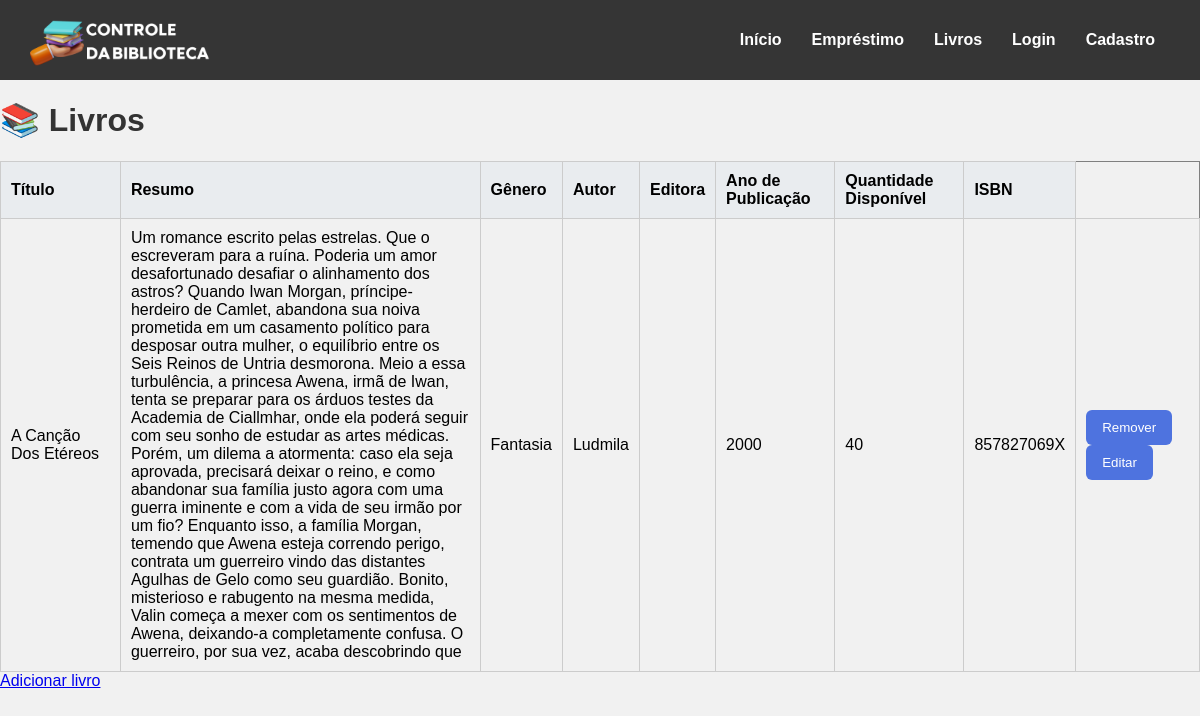
The page /livros (signed in) on the database as committed earlier.
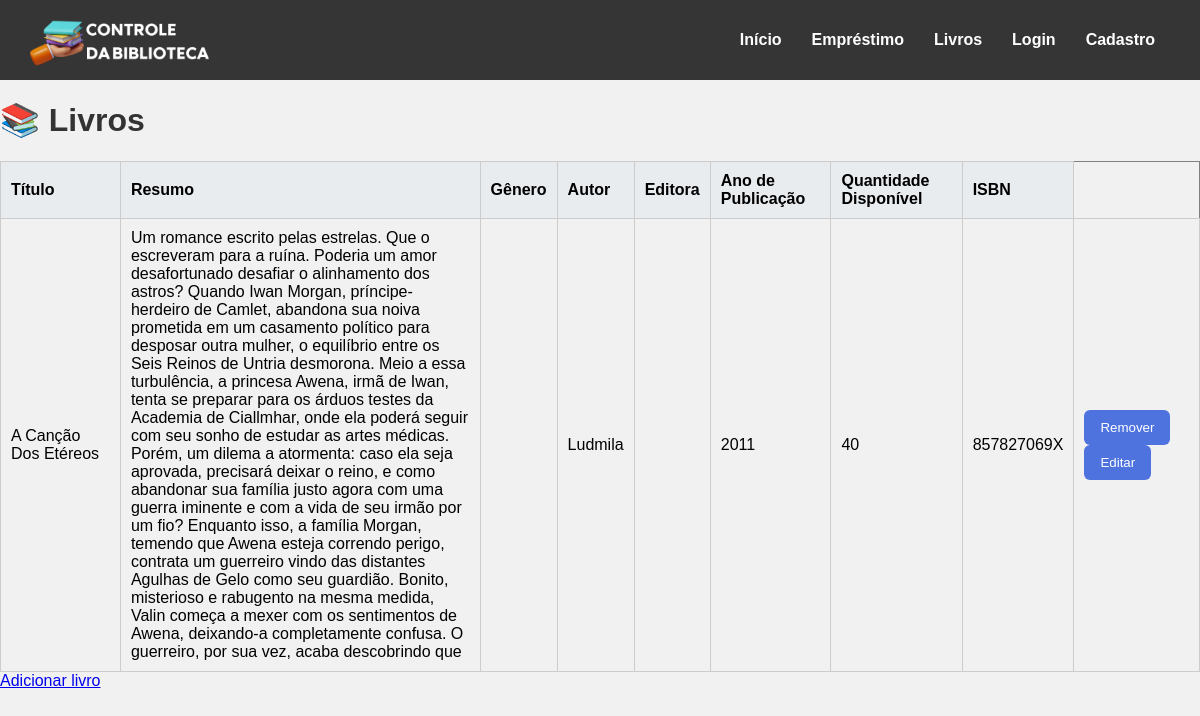
The same page on the database as committed later.
### tables this page shows
CREATE TABLE livros (
    id_livro INTEGER PRIMARY KEY AUTOINCREMENT,
    autor_id INTEGER NOT NULL,
    titulo VARCHAR(255) NOT NULL,
    isbn VARCHAR(13) NOT NULL,
    ano_publicacao INTEGER NOT NULL,
    genero_id INTEGER NOT NULL,
    editora_id INTEGER NOT NULL,
    quantidade_disponivel INTEGER NOT NULL,
    resumo TEXT,
    FOREIGN KEY (autor_id) REFERENCES autores(id_autor) ON DELETE RESTRICT,
    FOREIGN KEY (genero_id) REFERENCES generos(id_genero) ON DELETE CASCADE,
    FOREIGN KEY (editora_id) REFERENCES editoras(id_editora)
);

CREATE TABLE generos (
    id_genero INTEGER PRIMARY KEY AUTOINCREMENT,
    nome_genero VARCHAR(255) NOT NULL
);

CREATE TABLE autores (
    id_autor INTEGER PRIMARY KEY AUTOINCREMENT,
    nome_autor VARCHAR(255) NOT NULL,
    nacionalidade VARCHAR(255),
    data_nascimento DATE,
    biografia TEXT
);

### app.py (the view)
@app.route('/livros', methods=["GET", "POST"])
@login_required
def livros():
    conexao = obter_conexao()
    sql = """SELECT livros.id_livro, livros.titulo, autores.nome_autor AS autor,
    generos.nome_genero AS genero, editoras.nome_editora AS editora,
    livros.isbn, livros.ano_publicacao,
    livros.quantidade_disponivel, livros.resumo
    FROM livros LEFT JOIN autores ON livros.autor_id = autores.id_autor
    LEFT JOIN generos ON livros.genero_id = generos.id_genero
    LEFT JOIN editoras ON livros.editora_id = editoras.id_editora
    ORDER BY livros.titulo
    """
    livros = conexao.execute(sql).fetchall()
    conexao.close()
    return render_template('livros.html', livros=livros)

### app.py (called while the page is built)
@login_manager.user_loader
def load_user(user_id):
    return User.achar_email(user_id)

@app.before_request
def carregar_mensagens_trigger():
    if request.endpoint in ('static', 'login'):
        return
    conexao = obter_conexao()
    mensagens = conexao.execute("""
        SELECT id_log, mensagem
        FROM log_triggers
        WHERE lida = 0
        ORDER BY data_execucao""").fetchall()
    for msg in mensagens:
        flash(msg['mensagem'], 'info')
    conexao.execute("""
        UPDATE log_triggers
        SET lida = 1
        WHERE lida = 0""")
    conexao.commit()
    conexao.close()

### database.py (called while the page is built)
def obter_conexao():
    conexao = sqlite3.connect('livros.db')
    conexao.execute("PRAGMA foreign_keys = ON")
    conexao.row_factory = sqlite3.Row
    return conexao

### templates/livros.html (shortened to what this page needs)
{% extends 'base.html'%}
{% block conteudo %}
    <h1>📚 Livros</h1>
    {% if livros %}
    <table border="1">
        <tr>
            <th>Título</th>
            <th>Resumo</th>
            <th>Gênero</th>
            <th>Autor</th>
            <th>Editora</th>
            <th>Ano de Publicação</th>
            <th>Quantidade Disponível</th>
            <th>ISBN</th>
        </tr>
        {% for livro in livros %}
        <tr>
            <td style="width: 10%;">{{ livro.titulo }}</td>
            <td style="width: 30%;">{{ livro.resumo }}</td>
            <td>{{ livro.genero }}</td>
            <td>{{ livro.autor }}</td>
            <td>{{ livro.editora }}</td>
            <td>{{ livro.ano_publicacao }}</td>
            <td>{{ livro.quantidade_disponivel }}</td>
            <td>{{ livro.isbn }}</td>
            <td>
                <a>
                    <form action="{{ url_for('remover_livro') }}" method="post" style="display:inline;">
                    <button type="submit">Remover</button>
                    </form>
                </a>
                <a href="{{ url_for('editar_livro', id=livro.id_livro) }}"><button type="button">Editar</button></a>
            </td>
        </tr>
        {% endfor %}
    </table>
    {% else %}
        <p>Nenhum livro cadastrado.</p>
    {% endif %}
    <a href="{{url_for('criar_livro')}}">Adicionar livro</a>
{% endblock %}

Rows that differ between the two databases and show on the page:
changed livros "A Canção Dos Etéreos": ano_publicacao "2000" → "2011"; genero "Fantasia" → (not shown)
